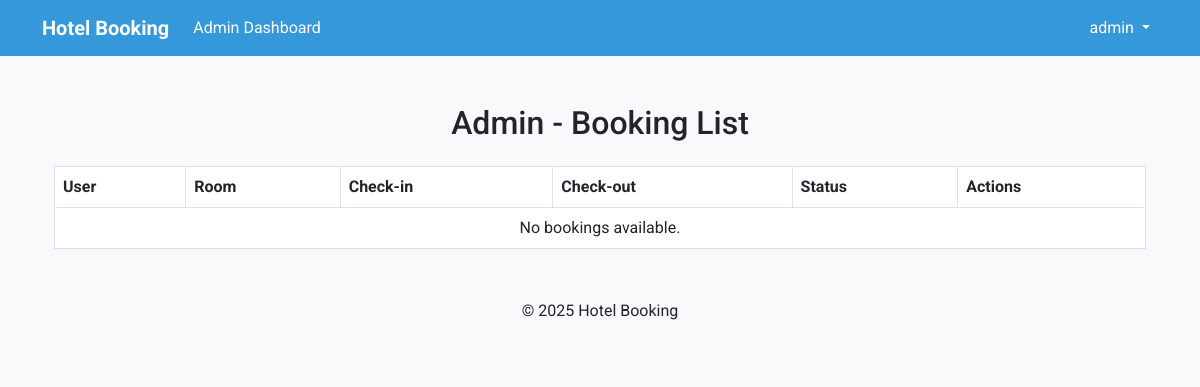
/admin-bookings/ (signed in), run on an earlier commit of the app's database.
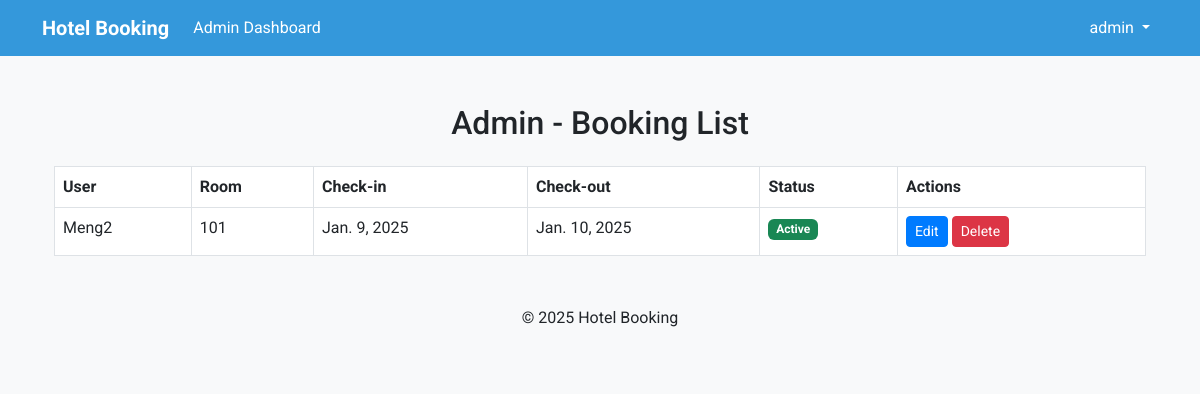
And on a later commit of the database.
### bookings/models.py (models this page shows, shortened)
class Booking(models.Model):
    user = models.ForeignKey(User, on_delete=models.CASCADE)
    room = models.ForeignKey(Room, on_delete=models.CASCADE)
    check_in = models.DateField()
    check_out = models.DateField()

class Room(models.Model):
    ROOM_TYPES = [
        ('Single', 'Single'),
        ('Double', 'Double'),
        ('Suite', 'Suite'),
    ]
    room_number = models.CharField(max_length=10, unique=True)
    room_type = models.CharField(max_length=50, choices=ROOM_TYPES)
    price_per_night = models.IntegerField()
    is_available = models.BooleanField(default=True)
    capacity = models.PositiveIntegerField()
    size = models.IntegerField()
    image = models.ImageField(upload_to='upload/media/', blank=True, null=True)

### bookings/views.py (the view)
# urls.py: path('admin-bookings/', views.admin_booking_list, name='admin_booking_list'),
@login_required
def admin_booking_list(request):
    if not request.user.is_staff:
        return redirect('user_dashboard')  # Redirect non-admins
    bookings = Booking.objects.select_related('user', 'room').all()
    return render(request, 'bookings/admin_booking_list.html', {'bookings': bookings})

### bookings/templates/bookings/admin_booking_list.html (shortened to what this page needs)
{% extends 'bookings/main.html' %}
{% block content %}
<div class="container mt-5">
    <h2 class="text-center mb-4">Admin - Booking List</h2>
    <table class="table table-bordered">
        <thead class="thead-dark">
            <tr>
                <th>User</th>
                <th>Room</th>
                <th>Check-in</th>
                <th>Check-out</th>
                <th>Status</th>
                <th>Actions</th>
            </tr>
        </thead>
        <tbody>
            {% for booking in bookings %}
            <tr>
                <td>{{ booking.user.username }}</td>
                <td>{{ booking.room.room_number }}</td>
                <td>{{ booking.check_in }}</td>
                <td>{{ booking.check_out }}</td>
                <td>
                    {% if booking.check_out < today %} <span class="badge bg-secondary">Completed</span>
                        {% else %}
                        <span class="badge bg-success">Active</span>
                        {% endif %}
                </td>
                <td>
                    <a href="{% url 'update_booking' booking.id %}" class="btn btn-primary btn-sm">Edit</a>
                    <a href="{% url 'delete_booking' booking.id %}" class="btn btn-danger btn-sm">Delete</a>
                </td>
            </tr>
            {% empty %}
            <tr>
                <td colspan="6" class="text-center">No bookings available.</td>
            </tr>
            {% endfor %}
        </tbody>
    </table>
</div>
{% endblock %}

What changed in the data, as far as the page shows it:
added Booking: user.username "Meng2", room.room_number "101", check_in "Jan. 9, 2025", check_out "Jan. 10, 2025", shows "Active"
Also different on the page:
text no longer shown: "No bookings available."
